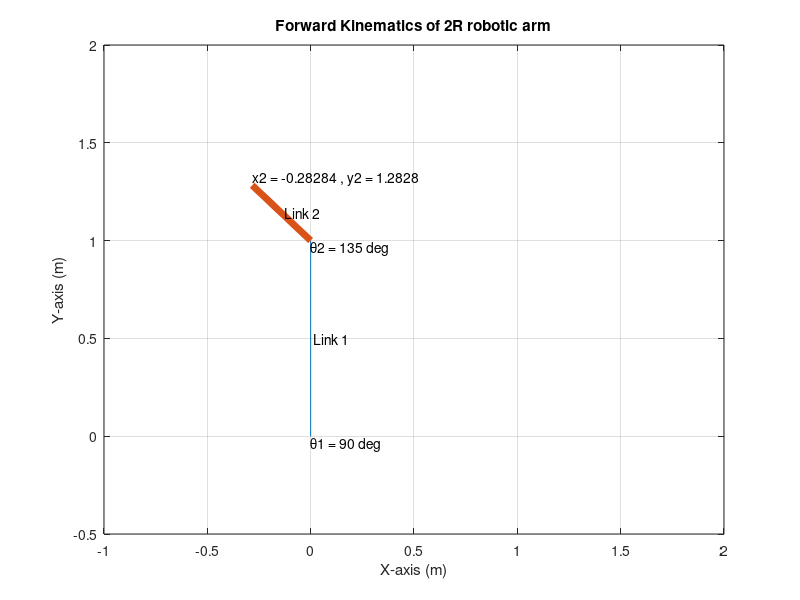

Write MATLAB code to recreate this figure. (Note: this script raises an error after producing the figure.)
% Program for forward kinematics of a 2R robotic arm manipulator.
% Inputs:
% (NOTE: 1 - First Link, 2 - Second Link)
% Length of links (m)
l1 = 1;
l2 = 0.4;
% Angle with the horizontal (degrees)
a1 = linspace(0,90,10);
a2 = linspace(0,135,30);
% Solution:
% Counter and loop initialization
ct = 1;
for i = 1:length(a1)
 theta1 = a1(i);
 for j = 1:length(a2)
 theta2 = a2(j);
 % Coordinates  
 % Initial point of link 1
 x0 = 0;
 y0 = 0;

 % Final point of link 1 i.e. Initial point of link 2
 x1 = l1*cosd(theta1);
 y1 = l1*sind(theta1);

 % Final point of link 2
 x2 = x1 + l2*cosd(theta2);
 y2 = y1 + l2*sind(theta2);

 % Assigning the parameters
 txt1 = ['θ1 = ' , num2str(theta1) , ' deg'];
 txt2 = ['θ2 = ' , num2str(theta2) , ' deg'];
 txtend = ['x2 = ' , num2str(x2) , ' , ' , 'y2 = ' , num2str(y2)];
 % Plot:

 plot([x0 x1],[y0 y1],[x1 x2],[y1 y2],'linewidth',5)
 xlabel('X-axis (m)')
 ylabel('Y-axis (m)')
 title('Forward Kinematics of 2R robotic arm')
 text(x0,y0,txt1,'VerticalAlignment','top')
 text(x1,y1,txt2,'VerticalAlignment','top')
 text(x2,y2,txtend,'HorizontalAlignment','left','VerticalAlignment','bottom')
 text(0.5*(x0+x1),0.5*(y0+y1),' Link 1')
 text(0.5*(x1+x2),0.5*(y1+y2),' Link 2')
 grid on
 axis([-1 2 -0.5 2])
 pause(0.3)
 M(ct) = getframe(gcf);
 ct = ct+1;
 end
end
% Creating the animation:
%% 
% 

movie(M);
videofile = VideoWriter('Forward Kinematics of a 2R Robotic arm.avi','Uncompressed AVI');
open(videofile);
writeVideo(videofile,M);
close(videofile);